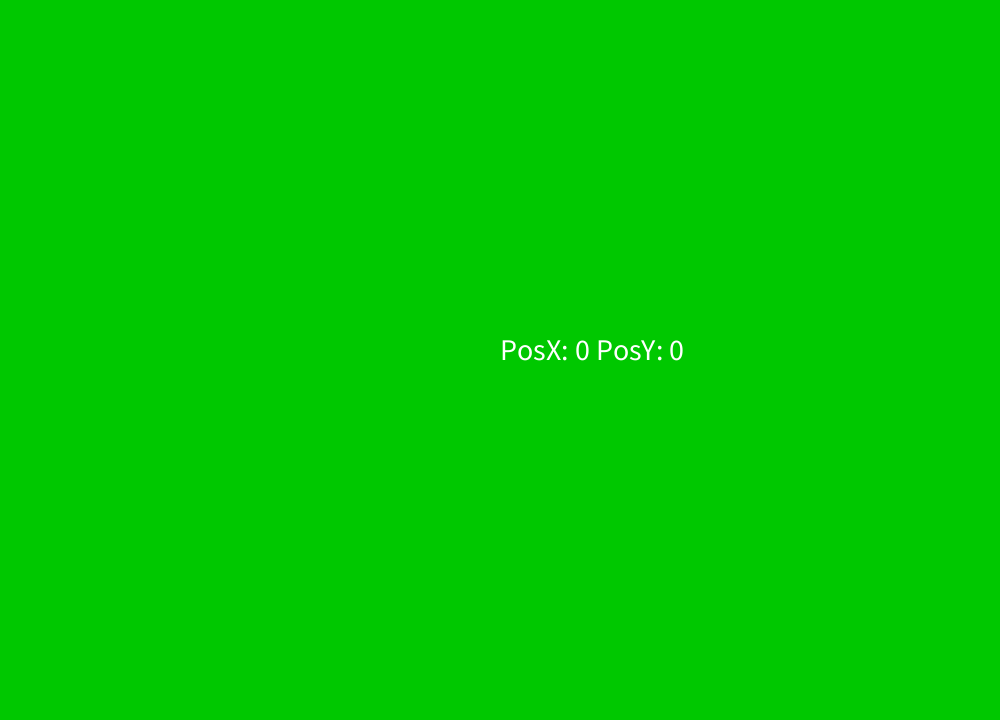
Frame 1 (no input)
Frame 60 (the mouse pressed at the canvas centre just before this capture): identical to frame 1, image omitted
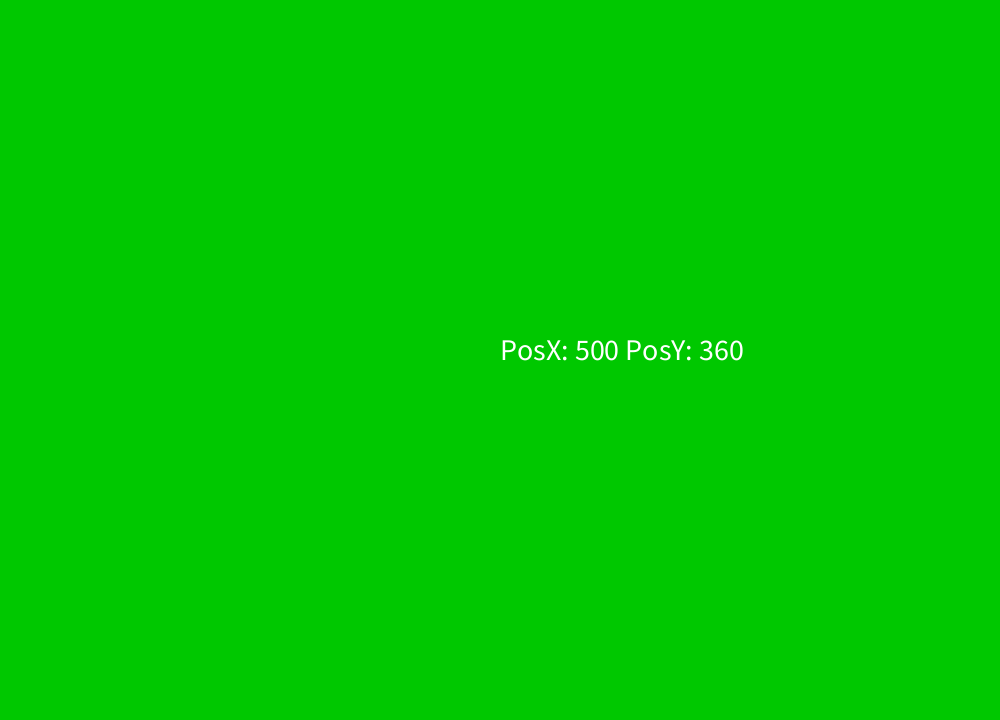
Frame 120 (the mouse held since frame 60 and released just before this capture)

The Processing sketch that drew these frames (run headless with seeded random() and noise(); from frame 60 on, the mouse is pressed at the canvas centre):

// Processing sketch: sketch_04_11_2023_variables_mousex_string
// ── sketch_04_11_2023_variables_mousex_string.pde
float posX = 100;
float posY = 100;
String punteroDelMouse;

void setup(){
  size(1000,720);
  textSize(30);
  
}

void draw(){
  background(0,200,0);
  punteroDelMouse = "PosX: " + mouseX + " PosY: " + mouseY;
  text(punteroDelMouse, width/2, height/2);
}

void mouseClicked(){
  ellipse(mouseX,mouseY,200,200);
}
